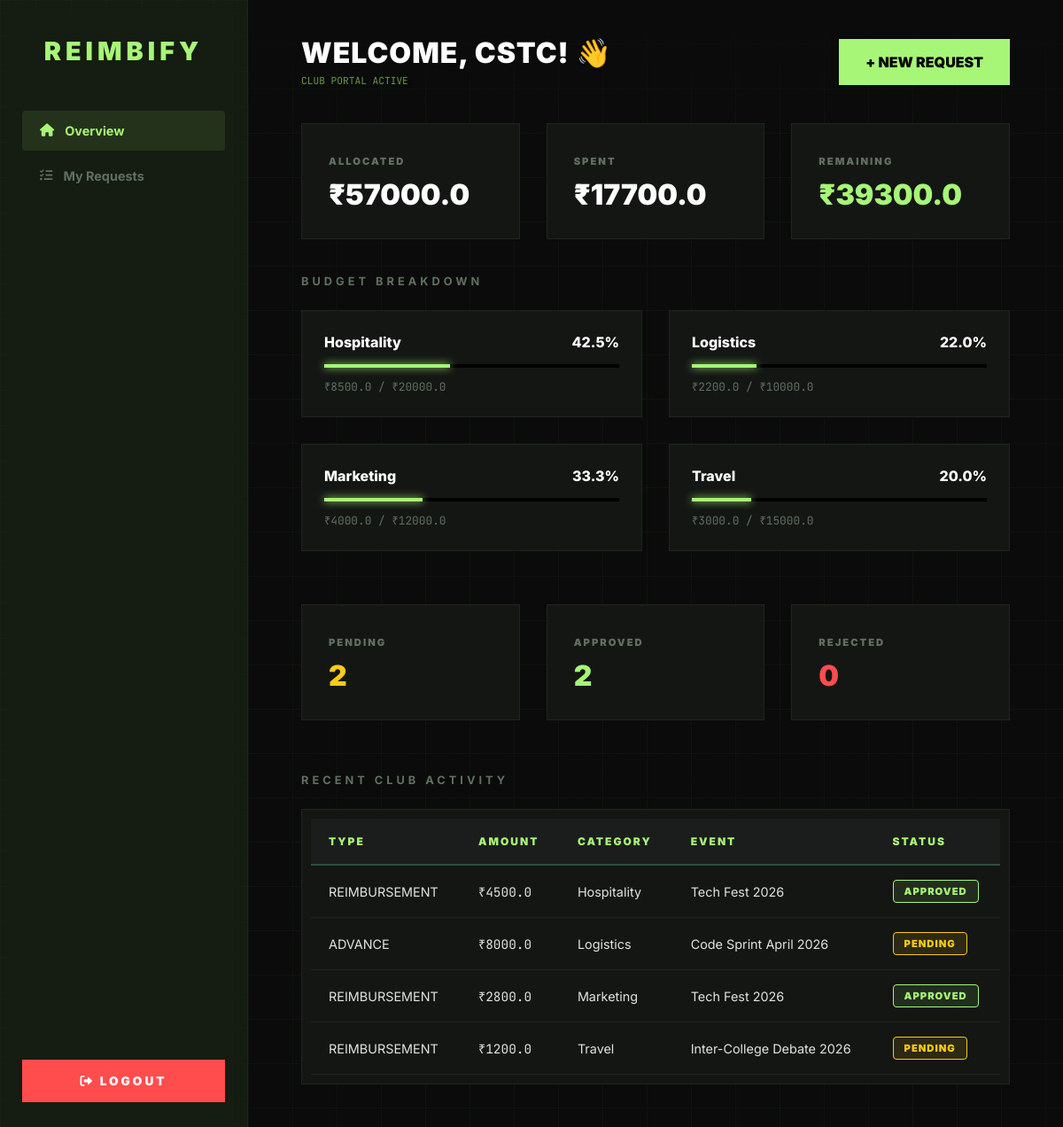
Page /club/dashboard (signed in) on the committed database.
### tables this page shows
CREATE TABLE budgets (
    id               INTEGER PRIMARY KEY AUTOINCREMENT,
    user_id          INTEGER NOT NULL,               -- which student this budget belongs to
    category         TEXT    NOT NULL,               -- e.g. Travel, Hospitality, Logistics
    total_allocated  REAL    NOT NULL DEFAULT 0.0,   -- how much they're allowed to spend
    amount_used      REAL    NOT NULL DEFAULT 0.0,   -- how much has been approved so far
    academic_year    TEXT    DEFAULT '2026-27',       -- budget resets each year
    FOREIGN KEY (user_id) REFERENCES users(id) ON DELETE CASCADE,
    UNIQUE (user_id, category)                       -- prevents duplicate budget rows if init_db() runs twice
);

CREATE TABLE requests (
    id            INTEGER PRIMARY KEY AUTOINCREMENT,
    user_id       INTEGER NOT NULL,                   -- which student made this request
    type          TEXT    NOT NULL
                  CHECK(type IN ('reimbursement','advance')),
    amount        REAL    NOT NULL,                   -- amount in rupees
    category      TEXT    NOT NULL,                   -- must match a budget category
    event         TEXT    DEFAULT'N/A',
    description   TEXT,                              -- what was the expense for
    status        TEXT    NOT NULL DEFAULT 'pending'
                  CHECK(status IN ('pending','approved','rejected','modification_requested')),
    admin_comment TEXT,                              -- admin's note when reviewing
    created_at    DATETIME DEFAULT CURRENT_TIMESTAMP,
    updated_at    DATETIME DEFAULT CURRENT_TIMESTAMP,
    FOREIGN KEY (user_id) REFERENCES users(id) ON DELETE CASCADE
);

### app.py (the view)
@app.route('/club/dashboard')
def club_dashboard():
    if not login_required('club'):
        return redirect(url_for('login'))
    user_id         = session['user_id']
    summary         = get_budget_summary(user_id)
    budgets         = get_student_budgets(user_id)
    pending_count   = get_pending_requests_count(user_id)
    stats           = get_request_stats(user_id)
    recent_requests = get_recent_requests(user_id, limit=4)
    over_80         = [b for b in budgets if b['percent_used'] >= 80]
    return render_template(
        'club/dashboard.html',
        user_name       = session['user_name'],
        summary         = summary,
        budgets         = budgets,
        pending_count   = pending_count,
        stats           = stats,
        recent_requests = recent_requests,
        over_80         = over_80
    )

### app.py (called while the page is built)
def login_required(role):
    if not session.get('logged_in'):
        return False
    if isinstance(role, list):
        return session.get('role') in role
    return session.get('role') == role

### database.py (called while the page is built)
def get_db():
    conn = sqlite3.connect(DB_PATH)
    conn.row_factory = sqlite3.Row  # makes rows behave like dictionaries
    conn.execute("PRAGMA foreign_keys = ON")  # enforce foreign keys
    return conn

def get_student_budgets(user_id):
    conn = get_db()
    budgets = conn.execute(
        """
        SELECT
            category,
            total_allocated,
            amount_used,
            (total_allocated - amount_used)                    AS remaining,
            ROUND((amount_used * 100.0 / total_allocated), 1)  AS percent_used
        FROM budgets
        WHERE user_id = ?
        """,
        (user_id,)
    ).fetchall()
    conn.close()
    return [dict(b) for b in budgets]

def get_budget_summary(user_id):
    conn = get_db()
    summary = conn.execute(
        """
        SELECT
            SUM(total_allocated)                                        AS total_allocated,
            SUM(amount_used)                                           AS total_used,
            SUM(total_allocated - amount_used)                         AS total_remaining,
            ROUND(SUM(amount_used) * 100.0 / SUM(total_allocated), 1)  AS overall_percent
        FROM budgets
        WHERE user_id = ?
        """,
        (user_id,)
    ).fetchone()
    conn.close()
    return dict(summary) if summary else None

def get_pending_requests_count(user_id):
    conn = get_db()
    count = conn.execute(
        "SELECT COUNT(*) FROM requests WHERE user_id = ? AND status = 'pending'",
        (user_id,)
    ).fetchone()[0]
    conn.close()
    return count

def get_request_stats(user_id):
    conn = get_db()
    row = conn.execute(
        """
        SELECT
            SUM(CASE WHEN status = 'pending'  THEN 1 ELSE 0 END) AS pending,
            SUM(CASE WHEN status = 'approved' THEN 1 ELSE 0 END) AS approved,
            SUM(CASE WHEN status = 'rejected' THEN 1 ELSE 0 END) AS rejected
        FROM requests
        WHERE user_id = ?
        """,
        (user_id,)
    ).fetchone()
    conn.close()
    return {
        "pending":  row["pending"]  or 0,
        "approved": row["approved"] or 0,
        "rejected": row["rejected"] or 0
    }

### templates/club/dashboard.html (shortened to what this page needs)
<!DOCTYPE html>
<html lang="en">
<head>
    <link rel="stylesheet" href="{{ url_for('static', filename='style.css') }}">
    <link rel="stylesheet" href="https://cdnjs.cloudflare.com/ajax/libs/font-awesome/6.0.0/css/all.min.css">
</head>
<body class="dashboard-layout">
    <nav class="sidebar">
        <div class="sidebar-content">
            <div class="logo">REIMBIFY</div>
            <div class="nav-links">
                <a href="/club/dashboard" class="nav-link active">
                    <i class="fas fa-home"></i> <span>Overview</span>
                </a>
                <a href="/club/my-requests" class="nav-link">
                    <i class="fas fa-tasks"></i> <span>My Requests</span>
                </a>
            </div>
        </div>
        <a href="/logout" class="logout-zone">
            <button class="btn-logout">
                <i class="fas fa-sign-out-alt"></i> LOGOUT
            </button>
        </a>
    </nav>
    <main class="main-content">
        <header class="top-bar">
            <div class="welcome-msg">
                <h2>Welcome, {{ user_name }}! 👋</h2>
                <span class="system-status">CLUB PORTAL ACTIVE</span>
            </div>
            <a href="/club/new-request" class="btn-action">+ NEW REQUEST</a>
        </header>
        <div class="dashboard-scroll-container">
            <div class="stats-row">
                <div class="stat-box">
                    <label>ALLOCATED</label>
                    <div class="stat-value">₹{{ summary.total_allocated }}</div>
                </div>
                <div class="stat-box">
                    <label>SPENT</label>
                    <div class="stat-value">₹{{ summary.total_used }}</div>
                </div>
                <div class="stat-box">
                    <label>REMAINING</label>
                    <div class="stat-value neon">₹{{ summary.total_remaining }}</div>
                </div>
            </div>
            <section class="content-section">
                <h3 class="label-heading">BUDGET BREAKDOWN</h3>
                <div class="budget-list">
                    {% for b in budgets %}
                    <div class="progress-card">
                        <div class="progress-info">
                            <span class="p-name">{{ b.category }}</span>
                            <span class="p-pc">{{ b.percent_used }}%</span>
                        </div>
                        <div class="bar-container">
                            <div class="bar-fill {% if b.percent_used >= 80 %}warn{% endif %}"
                                 style="width: {{ b.percent_used if b.percent_used <= 100 else 100 }}%;">
                            </div>
                        </div>
                        <div class="bar-meta">₹{{ b.amount_used }} / ₹{{ b.total_allocated }}</div>
                    </div>
                    {% endfor %}
                </div>
            </section>
            <div class="stats-row small-stats">
                <div class="stat-box">
                    <label>PENDING</label>
                    <div class="stat-value yellow-text">{{ stats.pending }}</div>
                </div>
                <div class="stat-box">
                    <label>APPROVED</label>
                    <div class="stat-value neon">{{ stats.approved }}</div>
                </div>
                <div class="stat-box">
                    <label>REJECTED</label>
                    <div class="stat-value red-text">{{ stats.rejected }}</div>
                </div>
            </div>
            <section class="content-section">
                <h3 class="label-heading">RECENT CLUB ACTIVITY</h3>
                <div class="table-frame">
                    <table class="custom-table">
                        <thead>
                            <tr>
                                <th>TYPE</th>
                                <th>AMOUNT</th>
                                <th>CATEGORY</th>
                                <th>EVENT</th>
                                <th>STATUS</th>
                            </tr>
                        </thead>
                        <tbody>
                            {% for r in recent_requests %}
                            <tr>
                                <td>{{ r.type.upper() }}</td>
                                <td class="mono">₹{{ r.amount }}</td>
                                <td>{{ r.category }}</td>
                                <td>{{ r.event if r.event and r.event != 'N/A' else '—' }}</td>
                                <td>
                                    <span class="status-pill {{ r.status }}">
                                        {{ r.status }}
                                    </span>
                                </td>
                            </tr>
                            {% endfor %}
                        </tbody>
                    </table>
                </div>
            </section>
        </div>
    </main>
</body>
</html>

### rows in the picture
budgets: category "Hospitality", percent_used "42.5", amount_used "8500.0", total_allocated "20000.0"
budgets: category "Logistics", percent_used "22.0", amount_used "2200.0", total_allocated "10000.0"
budgets: category "Marketing", percent_used "33.3", amount_used "4000.0", total_allocated "12000.0"
budgets: category "Travel", percent_used "20.0", amount_used "3000.0", total_allocated "15000.0"
requests: type "REIMBURSEMENT", amount "4500.0", category "Hospitality", event "Tech Fest 2026", status "APPROVED"
requests: type "ADVANCE", amount "8000.0", category "Logistics", event "Code Sprint April 2026", status "PENDING"
requests: type "REIMBURSEMENT", amount "2800.0", category "Marketing", event "Tech Fest 2026", status "APPROVED"
requests: type "REIMBURSEMENT", amount "1200.0", category "Travel", event "Inter-College Debate 2026", status "PENDING"

### other values in the picture
{{ user_name }} "CSTC"
{{ summary.total_allocated }} "57000.0"
{{ summary.total_used }} "17700.0"
{{ summary.total_remaining }} "39300.0"
{{ stats.pending }} "2"
{{ stats.approved }} "2"
{{ stats.rejected }} "0"
